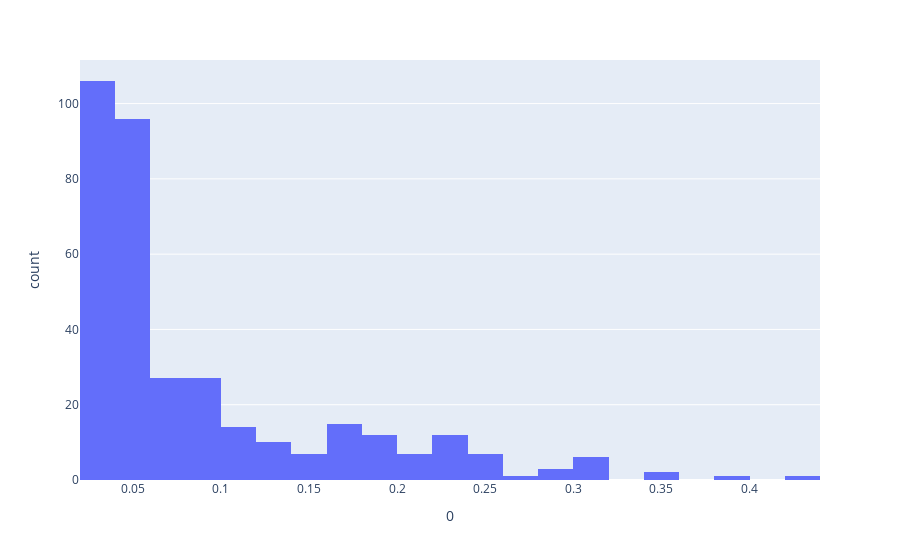

The notebook cell saved with this chart:
### Code cell
px.histogram(pd.DataFrame(y_pred_val), x=0)

### Figure 1 — Plotly figure (JSON) as saved in the notebook; plotly's stock layout.template omitted (floating-point values rounded to 4 significant figures; data arrays with more than 128 entries replaced by an {"elided": "..."} marker saying what was removed)
{"data": [{"alignmentgroup": "True", "bingroup": "x", "hovertemplate": "0=%{x}<br>count=%{y}<extra></extra>", "legendgroup": "", "marker": {"color": "#636efa"}, "name": "", "offsetgroup": "", "orientation": "v", "showlegend": false, "type": "histogram", "x": {"elided": "354 float values"}, "xaxis": "x", "yaxis": "y"}], "layout": {"barmode": "relative", "legend": {"tracegroupgap": 0}, "margin": {"t": 60}, "xaxis": {"anchor": "y", "domain": [0, 1], "title": {"text": "0"}}, "yaxis": {"anchor": "x", "domain": [0, 1], "title": {"text": "count"}}}}
